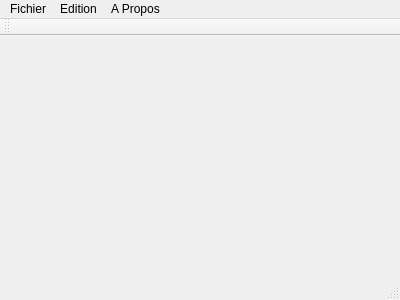
<?xml version="1.0" encoding="UTF-8"?>
<ui version="4.0">
 <class>MainWindow</class>
 <widget class="QMainWindow" name="MainWindow">
  <property name="geometry">
   <rect>
    <x>0</x>
    <y>0</y>
    <width>400</width>
    <height>300</height>
   </rect>
  </property>
  <property name="windowTitle">
   <string>MainWindow</string>
  </property>
  <widget class="QWidget" name="centralWidget"/>
  <widget class="QMenuBar" name="menuBar">
   <property name="geometry">
    <rect>
     <x>0</x>
     <y>0</y>
     <width>400</width>
     <height>20</height>
    </rect>
   </property>
   <widget class="QMenu" name="menuFichier">
    <property name="title">
     <string>Fichier</string>
    </property>
    <addaction name="actionFermer"/>
   </widget>
   <widget class="QMenu" name="menuEdition">
    <property name="title">
     <string>Edition</string>
    </property>
    <addaction name="actionAjouter"/>
    <addaction name="actionRechercher"/>
   </widget>
   <widget class="QMenu" name="menuA_Propos">
    <property name="title">
     <string>A Propos</string>
    </property>
    <addaction name="actionLicence"/>
    <addaction name="actionAide"/>
   </widget>
   <addaction name="menuFichier"/>
   <addaction name="menuEdition"/>
   <addaction name="menuA_Propos"/>
  </widget>
  <widget class="QStatusBar" name="statusBar"/>
  <widget class="QToolBar" name="mainToolBar">
   <attribute name="toolBarArea">
    <enum>TopToolBarArea</enum>
   </attribute>
   <attribute name="toolBarBreak">
    <bool>false</bool>
   </attribute>
  </widget>
  <action name="actionFermer">
   <property name="text">
    <string>Fermer</string>
   </property>
  </action>
  <action name="actionAjouter">
   <property name="text">
    <string>Ajouter</string>
   </property>
  </action>
  <action name="actionRechercher">
   <property name="text">
    <string>Rechercher</string>
   </property>
  </action>
  <action name="actionLicence">
   <property name="text">
    <string>Licence</string>
   </property>
  </action>
  <action name="actionAide">
   <property name="text">
    <string>Aide</string>
   </property>
  </action>
 </widget>
 <layoutdefault spacing="6" margin="11"/>
 <resources/>
 <connections/>
</ui>
